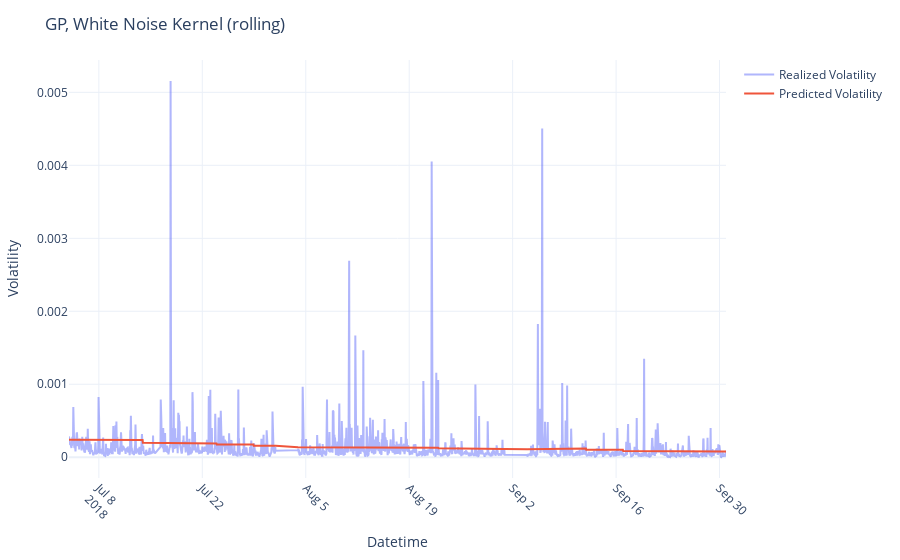

Notebook code for this chart:
### Code cell
plot_preds(preds_dataframe=WN_rolling_preds,
           model_name="GP, White Noise Kernel",
           test_vols=test_vols,
           pred_type="rolling",
           naive=False)

### Figure 1 — Plotly figure (JSON) as saved in the notebook; plotly's stock layout.template omitted (floating-point values rounded to 4 significant figures; data arrays with more than 128 entries replaced by an {"elided": "..."} marker saying what was removed)
{"data": [{"mode": "lines", "name": "Realized Volatility", "opacity": 0.5, "type": "scatter", "x": {"elided": "1958 str values"}, "y": {"elided": "1958 float values"}}, {"mode": "lines", "name": "Predicted Volatility", "type": "scatter", "x": {"elided": "1958 str values"}, "y": {"elided": "1958 float values"}}], "layout": {"autosize": true, "margin": {"b": 60, "l": 60, "r": 30, "t": 60}, "title": {"text": "GP, White Noise Kernel (rolling)"}, "xaxis": {"autorange": true, "nticks": 10, "range": ["2018-07-03 23:00", "2018-09-30 21:00"], "tickangle": 45, "title": {"text": "Datetime"}, "type": "date"}, "yaxis": {"autorange": true, "range": [-0.0002843, 0.005443], "title": {"text": "Volatility"}, "type": "linear"}}}
